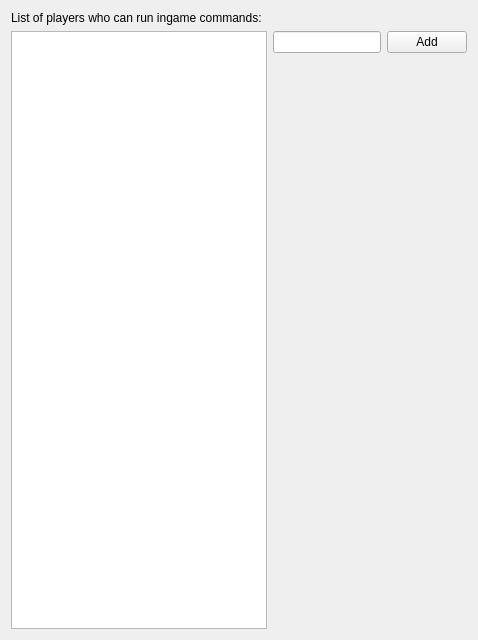
     <widget class="QWidget" name="tab_ic">
      <attribute name="title">
       <string>Ingame Commands</string>
      </attribute>
      <layout class="QGridLayout" name="gridLayout_17">
       <item row="0" column="0" colspan="2">
        <widget class="QLabel" name="label">
         <property name="locale">
          <locale language="English" country="UnitedStates"/>
         </property>
         <property name="text">
          <string>List of players who can run ingame commands:</string>
         </property>
        </widget>
       </item>
       <item row="1" column="1">
        <layout class="QHBoxLayout" name="horizontalLayout_14">
         <item>
          <widget class="QLineEdit" name="lineEdit_ic_player">
           <property name="locale">
            <locale language="English" country="UnitedStates"/>
           </property>
          </widget>
         </item>
         <item>
          <widget class="QPushButton" name="pushButton_ic_add">
           <property name="locale">
            <locale language="English" country="UnitedStates"/>
           </property>
           <property name="text">
            <string>Add</string>
           </property>
          </widget>
         </item>
        </layout>
       </item>
       <item row="1" column="0" rowspan="2">
        <widget class="QListWidget" name="listWidget_ic">
         <property name="locale">
          <locale language="English" country="UnitedStates"/>
         </property>
        </widget>
       </item>
       <item row="2" column="1">
        <spacer name="verticalSpacer_9">
         <property name="locale">
          <locale language="English" country="UnitedStates"/>
         </property>
         <property name="orientation">
          <enum>Qt::Vertical</enum>
         </property>
         <property name="sizeHint" stdset="0">
          <size>
           <width>20</width>
           <height>576</height>
          </size>
         </property>
        </spacer>
       </item>
      </layout>
     </widget>
